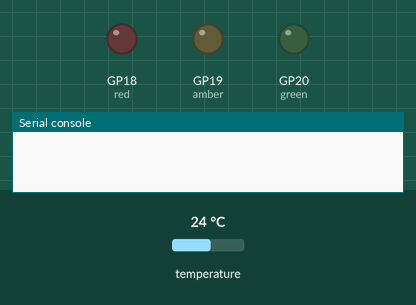
Recording of a program running on a simulated Raspberry Pi Pico running MicroPython. On the bench: output pins drawn as LEDs (lit = HIGH), the last lines printed to the serial console. The test bench sets the inputs (shaded band); at power-on: temperature 24 °C.

Above: at 1.2 s.
1.3 s: temperature set to 18.8 °C
9.8 s: temperature set to 17.4 °C
At 12.5 s:
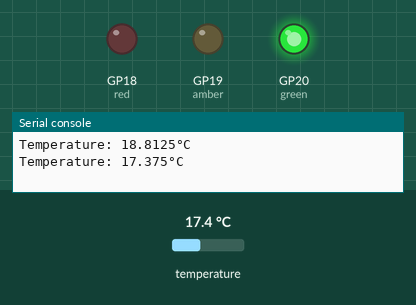
18.3 s: temperature set to 28 °C
At 24.8 s:
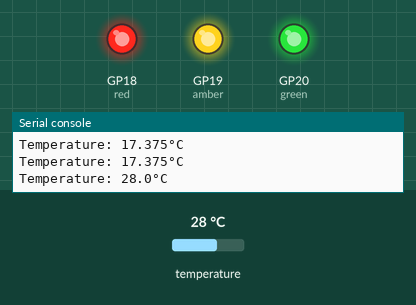
26.8 s: temperature set to 25.7 °C
35.3 s: temperature set to 24.2 °C
At 43.3 s:
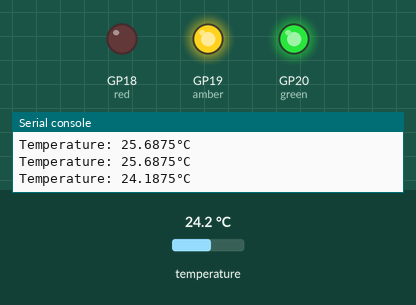
43.8 s: temperature set to 12 °C
At 49.4 s:
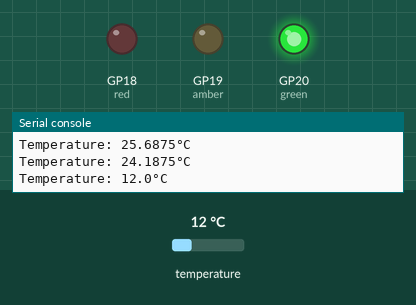
Timing chart, 0 to 50.9 s (numbered marks = the images above; inputs shaded):
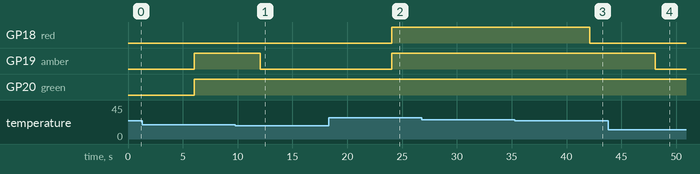

The program:

Temperature_Sensor_Intro__MicroPython_.py
```python
# Temperature Sensor Intro - Raspberry Pi Pico H (MicroPython)
# An introduction to using a 1-wire temperature sensor with the Pi Pico H with MicroPython
# Simple use of temperature sensor with LEDs to indicate if it is cold, warm or hot (well, warmer)
# The probe takes a little while to get an accurate fix on the temperature, so any changes to the
# reading tend to be quite slow I found
# Made with the instruction of Day 8 of the "12 Projects Of Codemas" by Pi Hut

from machine import Pin
import onewire, ds18x20, time # allows use of onewire devices and DS18B20 sensor

# initialise LEDs
red = Pin(18, Pin.OUT)
amber = Pin(19, Pin.OUT)
green = Pin(20, Pin.OUT)

SensorPin = Pin(26, Pin.IN) # initialise pin 26 for input with temperature sensor

sensor = ds18x20.DS18X20(onewire.OneWire(SensorPin)) # tells Pico which type of sensor is being used and on which pin

roms = sensor.scan() # scans for unique rom code of DS18B20

while True: # continuous loop

    time.sleep(5) # gives the sensor a couple of seconds to calibrate properly - needs at least 1 second

    for rom in roms: # only one sensor being used here, but this could allow use of multiple

        sensor.convert_temp() # convert sensor units to °C
        time.sleep(1) # always need to wait at least 1 second after converting

        temperature = sensor.read_temp(rom) # prints temperature in °C

        print("Temperature: " + str(temperature) + "°C")

        if temperature <= 18: # if less than 18°C

            red.value(0)
            amber.value(0)
            green.value(1) # green ON - cold

        elif 18 < temperature < 25: # if 18-25°C

            red.value(0)
            amber.value(1)
            green.value(1) # green + amber ON - getting warmer

        elif temperature >= 25: # if above 25°C

            red.value(1)
            amber.value(1)
            green.value(1) # red + amber + green ON - HOT!

        
```

Measured:
- the behaviour switches between 18.1 and 18 °C on temperature (found by bisection; images 0 and 1)
- the behaviour switches between 25 and 24.9 °C on temperature (found by bisection; images 2 and 3)
- after the input at 9.8 s, GP19 (amber): HIGH → LOW after 2.3 s
- after the input at 18.3 s, GP18 (red), GP19 (amber): LOW → HIGH after 5.8 s
- after the input at 35.3 s, GP18 (red): HIGH → LOW after 6.8 s
- after the input at 43.8 s, GP19 (amber): HIGH → LOW after 4.3 s
